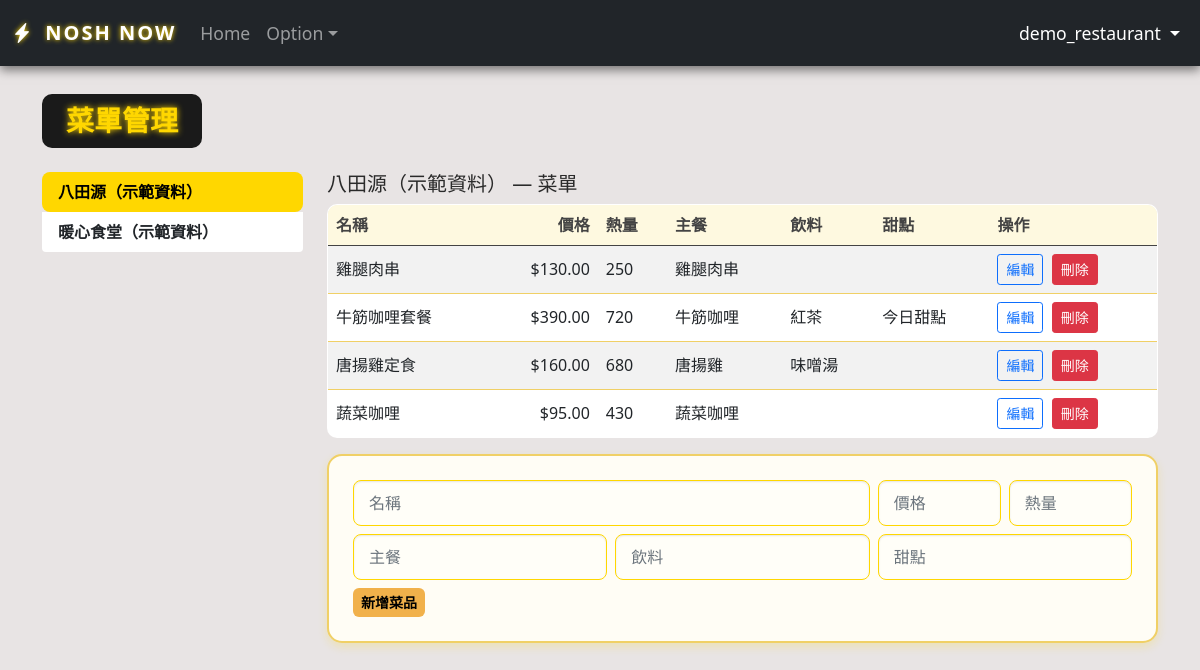
The page /restaurant/menu_manage.php (signed in) on the database its author committed.
### tables this page shows
CREATE TABLE `restaurant` (
  `restaurant_id` INT NOT NULL AUTO_INCREMENT,
  `restaurantAddress` VARCHAR(255) DEFAULT NULL,
  `restaurantName` VARCHAR(255) DEFAULT NULL,
  `operationTime` VARCHAR(100) DEFAULT NULL,
  `latitude` DECIMAL(10,6) DEFAULT NULL,
  `longitude` DECIMAL(10,6) DEFAULT NULL,
  PRIMARY KEY (`restaurant_id`)
);

CREATE TABLE `menuitem` (
  `item_id` INT NOT NULL AUTO_INCREMENT,
  `restaurant_id` INT DEFAULT NULL,
  `price` DECIMAL(10,2) DEFAULT NULL,
  `foodName` VARCHAR(255) DEFAULT NULL,
  `calories` INT DEFAULT NULL,
  `dessert` VARCHAR(255) DEFAULT NULL,
  `drink` VARCHAR(255) DEFAULT NULL,
  `main_dish` VARCHAR(255) DEFAULT NULL,
  `food_image` VARCHAR(255) DEFAULT NULL,
  PRIMARY KEY (`item_id`),
  KEY `idx_menuitem_restaurant` (`restaurant_id`),
  CONSTRAINT `fk_menuitem_restaurant` FOREIGN KEY (`restaurant_id`)
    REFERENCES `restaurant` (`restaurant_id`) ON DELETE CASCADE
);

### restaurant/menu_manage.php (the view, shortened to what this page needs)
<?php
require_once __DIR__ . '/../db_connection.php';
$ownerId = $_SESSION['user_id'];
$stmt = $pdo->prepare("
  SELECT r.restaurant_id, r.restaurantName
    FROM owns      o
    JOIN restaurant r ON r.restaurant_id = o.restaurant_id
   WHERE o.user_id = ?
   ORDER BY r.restaurant_id
");
$stmt->execute([$ownerId]);
$restaurants = $stmt->fetchAll(PDO::FETCH_ASSOC);
$ownedRestaurantIds = array_map('intval', array_column($restaurants, 'restaurant_id'));
$requestedRid = filter_input(INPUT_GET, 'rid', FILTER_VALIDATE_INT);
$rid = $requestedRid && in_array($requestedRid, $ownedRestaurantIds, true)
    ? $requestedRid
    : $ownedRestaurantIds[0];
$stmtItems = $pdo->prepare("SELECT * FROM MenuItem WHERE restaurant_id = ?");
$stmtItems->execute([$rid]);
$items = $stmtItems->fetchAll(PDO::FETCH_ASSOC);
?>
<!DOCTYPE html>
<html lang="zh-Hant">
<head>
  <link href="../assets/css/navbar_custom.css" rel="stylesheet">
  <link href="https://cdn.jsdelivr.net/npm/bootstrap@5.0.0/dist/css/bootstrap.min.css" rel="stylesheet">
  <link rel="stylesheet"
        href="https://cdn.jsdelivr.net/npm/bootstrap-icons@1.11.3/font/bootstrap-icons.css">
  <link href="../assets/css/restaurant_manage.css" rel="stylesheet">
</head>
<body>
<?php include __DIR__ . '/../components/navbar.php'; ?>
<div class="container py-4">
<h2 class="menu-title mb-4">菜單管理</h2>
  <div class="row">
    <div class="col-md-3">
      <div class="list-group mb-3">
        <?php foreach ($restaurants as $r): ?>
          <a href="?rid=<?= $r['restaurant_id'] ?>"
             class="list-group-item list-group-item-action <?= $r['restaurant_id']==$rid?'active':'' ?>"
             title="餐廳 #<?= $r['restaurant_id'] ?>">
            <?= htmlspecialchars($r['restaurantName']) ?>
          </a>
        <?php endforeach; ?>
      </div>
    </div>
    <div class="col-md-9">
      <h5><?= htmlspecialchars(
              array_column($restaurants, 'restaurantName', 'restaurant_id')[$rid]
            ) ?> — 菜單</h5>
      <table class="table table-striped align-middle">
        <thead>
          <tr>
            <th>名稱</th>
            <th class="text-end">價格</th>
            <th>熱量</th>
            <th>主餐</th>
            <th>飲料</th>
            <th>甜點</th>
            <th>操作</th>
          </tr>
        </thead>
      <tbody>
<?php
$editing_id = $_POST['edit_item_id'] ?? null;
foreach ($items as $it):
    if ($editing_id == $it['item_id'] && ($_POST['action'] ?? '') === 'start_edit'):
?>
    <tr id="edit-row-<?= $it['item_id'] ?>">
        <form method="post">
            <td><input name="foodName" class="form-control" value="<?= htmlspecialchars($it['foodName']) ?>" required></td>
            <td><input name="price" class="form-control text-end" value="<?= $it['price'] ?>" required></td>
            <td><input name="calories" class="form-control" value="<?= $it['calories'] ?>"></td>
            <td><input name="main_dish" class="form-control" value="<?= htmlspecialchars($it['main_dish']) ?>"></td>
            <td><input name="drink" class="form-control" value="<?= htmlspecialchars($it['drink']) ?>"></td>
            <td><input name="dessert" class="form-control" value="<?= htmlspecialchars($it['dessert']) ?>"></td>
            <td>
                <input type="hidden" name="action" value="edit">
                <input type="hidden" name="item_id" value="<?= $it['item_id'] ?>">
                <button class="btn btn-sm btn-success me-1" type="submit">儲存</button>
                <a href="?rid=<?= $rid ?>" class="btn btn-sm btn-secondary">取消</a>
            </td>
        </form>
    </tr>
<?php
    else:
?>
    <tr>
        <td><?= htmlspecialchars($it['foodName']) ?></td>
        <td class="text-end">$<?= $it['price'] ?></td>
        <td><?= $it['calories'] ?></td>
        <td><?= htmlspecialchars($it['main_dish']) ?></td>
        <td><?= htmlspecialchars($it['drink']) ?></td>
        <td><?= htmlspecialchars($it['dessert']) ?></td>
        <td>
            <form method="post" class="d-inline">
                <button class="btn btn-sm btn-outline-primary me-1" type="submit">編輯</button>
            </form>
            <form method="post" class="d-inline" onsubmit="return confirm('確定要刪除這個菜色嗎？')">
                <button class="btn btn-sm btn-danger" type="submit">刪除</button>
            </form>
        </td>
    </tr>
<?php
    endif;
endforeach;
?>
</tbody>
      </table>
      <form method="post" class="menu-form">
        <div class="row g-2 mb-2">
          <div class="col"><input name="foodName"  class="form-control" placeholder="名稱" required></div>
          <div class="col-2"><input name="price"     class="form-control" placeholder="價格" required></div>
          <div class="col-2"><input name="calories"  class="form-control" placeholder="熱量"></div>
        </div>
        <div class="row g-2 mb-2">
          <div class="col"><input name="main_dish" class="form-control" placeholder="主餐"></div>
          <div class="col"><input name="drink"     class="form-control" placeholder="飲料"></div>
          <div class="col"><input name="dessert"   class="form-control" placeholder="甜點"></div>
        </div>
        <button class="btn btn-sm btn-gold">新增菜品</button>
      </form>
    </div>
  </div>
</div>
</body>
</html>

### assets/css/navbar_custom.css (style rules this page uses)
body { padding-top: 80px; }

### assets/css/restaurant_manage.css (style rules this page uses)
body { background-color: #e8e4e4; color: #2a2a2a; font-family: 'Segoe UI', sans-serif; padding-top: 70px; }
.btn-gold, .btn.btn-light { background-color: #f1b14b; color: #000; border: none; border-radius: 0.375rem; transition: background-color 0.2s; }
.list-group-item { border: none; font-weight: bold; transition: background-color 0.2s, color 0.2s; }
.list-group-item.active { background-color: #ffd700 !important; color: #000 !important; font-weight: bold; border-radius: 0.5rem; }
.form-control { border-radius: 0.5rem; box-shadow: inset 0 1px 2px rgba(0,0,0,0.1); padding: 10px 15px; }
.table th, .table td { vertical-align: middle; }
.table thead { background-color: #f5f5f5; color: #333; }
.menu-title { color: #ffd700; text-shadow: 0 0 6px #ffd700; background-color: #1a1a1a; padding: 10px 24px; border-radius: 10px; font-weight: bold; display: inline-block; animation: flicker 6s infinite; font-size: 1.75rem; }
.list-group-item.active { background-color: #ffd700 !important; color: #000 !important; border-radius: 0.5rem; }
.table { background-color: #fff; border: 1px solid #f0d066; border-radius: 10px; overflow: hidden; }
.table th { background-color: #fef9e0; color: #444; font-weight: bold; }
.table td { vertical-align: middle; }
.menu-form { background-color: #fffdf5; border: 2px solid #f0d066; border-radius: 15px; padding: 1.5rem; box-shadow: 0 4px 10px rgba(255, 215, 0, 0.2); }
.menu-form .form-control { border-radius: 0.5rem; border: 1px solid #ffd700; background-color: #fffef8; }
.btn-gold { background-color: #f1b14b; color: #000; font-weight: bold; border: none; }

### rows shown on the page
restaurant: restaurantName "八田源（示範資料）"
restaurant: restaurantName "暖心食堂（示範資料）"
menuitem: foodName "雞腿肉串", price "130.00", calories "250", main_dish "雞腿肉串"
menuitem: foodName "牛筋咖哩套餐", price "390.00", calories "720", main_dish "牛筋咖哩", drink "紅茶", dessert "今日甜點"
menuitem: foodName "唐揚雞定食", price "160.00", calories "680", main_dish "唐揚雞", drink "味噌湯"
menuitem: foodName "蔬菜咖哩", price "95.00", calories "430", main_dish "蔬菜咖哩"

### other values the page prints
$_SESSION['username'] "demo_restaurant"
array_column($restaurants, 'restaurantName', 'restaurant_id')[$rid] "八田源（示範資料）"
